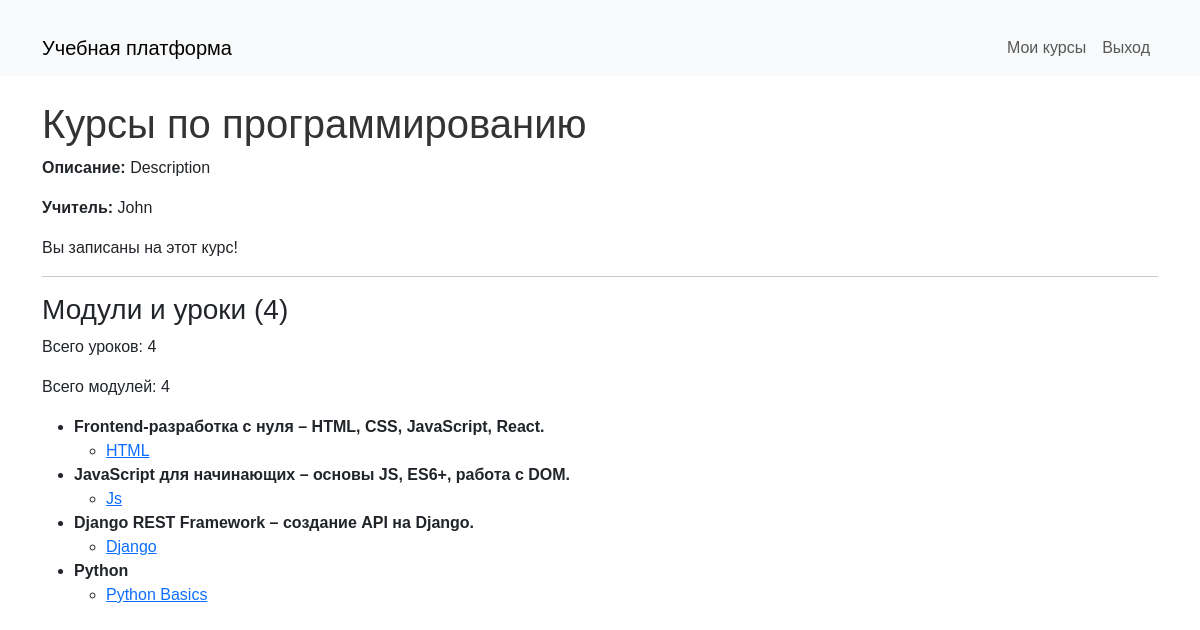
The app's page /course/1/ (signed in) with its own data.
### online_courses/models.py (models this page shows, shortened)
class Course(models.Model):
    title = models.CharField(max_length=255)
    description = models.TextField(null=True, blank=True)
    teacher = models.ForeignKey(User, on_delete=models.SET_NULL, null=True, limit_choices_to={'role': 'teacher'}, related_name='courses_taught')
    students = models.ManyToManyField(User, related_name='enrolled_courses', blank=True, limit_choices_to={'role': 'student'})

class User(AbstractUser):
    ROLE_CHOICES = [
        ('student', 'Студент'),
        ('teacher', 'Преподаватель'),
        ('admin', 'Администратор')
    ]
    username = models.CharField(max_length=100, unique=True)
    email = models.EmailField(unique=True)
    role = models.CharField(max_length=20, choices=ROLE_CHOICES, default='student')
    def __str__(self):
        return self.username

class Module(models.Model):
    course = models.ForeignKey(Course, on_delete=models.CASCADE, related_name='modules')
    title = models.CharField(max_length=200)
    order = models.PositiveIntegerField()
    class Meta:
        ordering = ['course', 'order']

class Lesson(models.Model):
    module = models.ForeignKey(Module, on_delete=models.CASCADE)
    title = models.CharField(max_length=200)
    content = models.TextField(blank=True, null=True)
    video_url = models.URLField(blank=True, null=True)
    file = models.FileField(upload_to='lessons/files/', blank=True, null=True)

### online_courses/views.py (the view)
# urls.py: path('course/<int:course_id>/', course_detail, name='course_detail'),
@login_required
def course_detail(request, course_id):
    course = get_object_or_404(Course, id=course_id)
    is_enrolled = course.students.filter(id=request.user.id).exists()
    return render(request, 'course_detail.html', {'course': course, 'is_enrolled': is_enrolled})

### online_courses/templates/course_detail.html (shortened to what this page needs)
{% extends 'base.html' %}
{% block content %}
<div class="course-detail">
    <h1>{{ course.title }}</h1>
    <p><strong>Описание:</strong> {{ course.description }}</p>
    <p><strong>Учитель:</strong> {{ course.teacher }}</p>
</div>
{% if is_enrolled %}
    <p>Вы записаны на этот курс!</p>
{% else %}
    <a href="{% url 'online_courses:enroll_course' course.id %}" class="btn btn-primary">Записаться</a>
{% endif %}
<hr>
<h3>Модули и уроки ({{ course.modules.count }})</h3>
<p>Всего уроков: {{ course.modules.all|length }}</p>
<p>Всего модулей: {{ course.modules.count }}</p>
<ul class="modules">
    {% for module in course.modules.all %}
        <li><strong>{{ module.title }}</strong>
            <ul>
                {% for lesson in module.lesson_set.all %}
                    <li><a href="{% url 'online_courses:lesson_detail' course.id lesson.id %}">{{ lesson.title }}</a></li>
                {% empty %}
                    <li>Нет уроков</li>
                {% endfor %}
            </ul>
        </li>
    {% empty %}
        <p>Пока нет модулей.</p>
    {% endfor %}
</ul>
{% endblock %}

### online_courses/static/css/style.css (style rules this page uses)
body { font-family: Arial, sans-serif; }
h1, h2 { color: #333; }

### records on screen
Course: title "Курсы по программированию", description "Description", teacher "John", modules.count "4", modules.all|length "4"
Module: title "Frontend-разработка с нуля – HTML, CSS, JavaScript, React."
Lesson: title "HTML"
Module: title "JavaScript для начинающих – основы JS, ES6+, работа с DOM."
Lesson: title "Js"
Module: title "Django REST Framework – создание API на Django."
Lesson: title "Django"
Module: title "Python"
Lesson: title "Python Basics"
